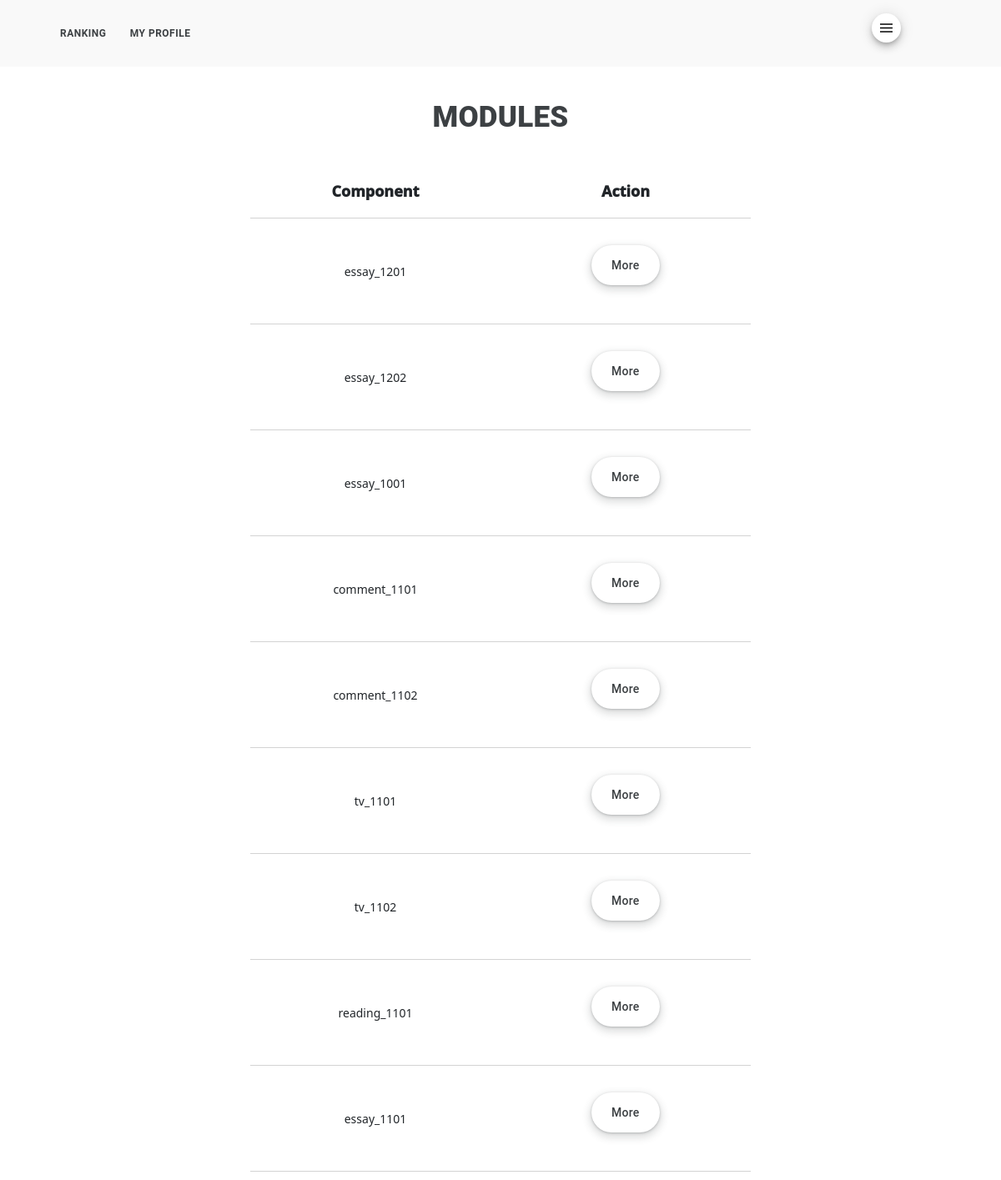
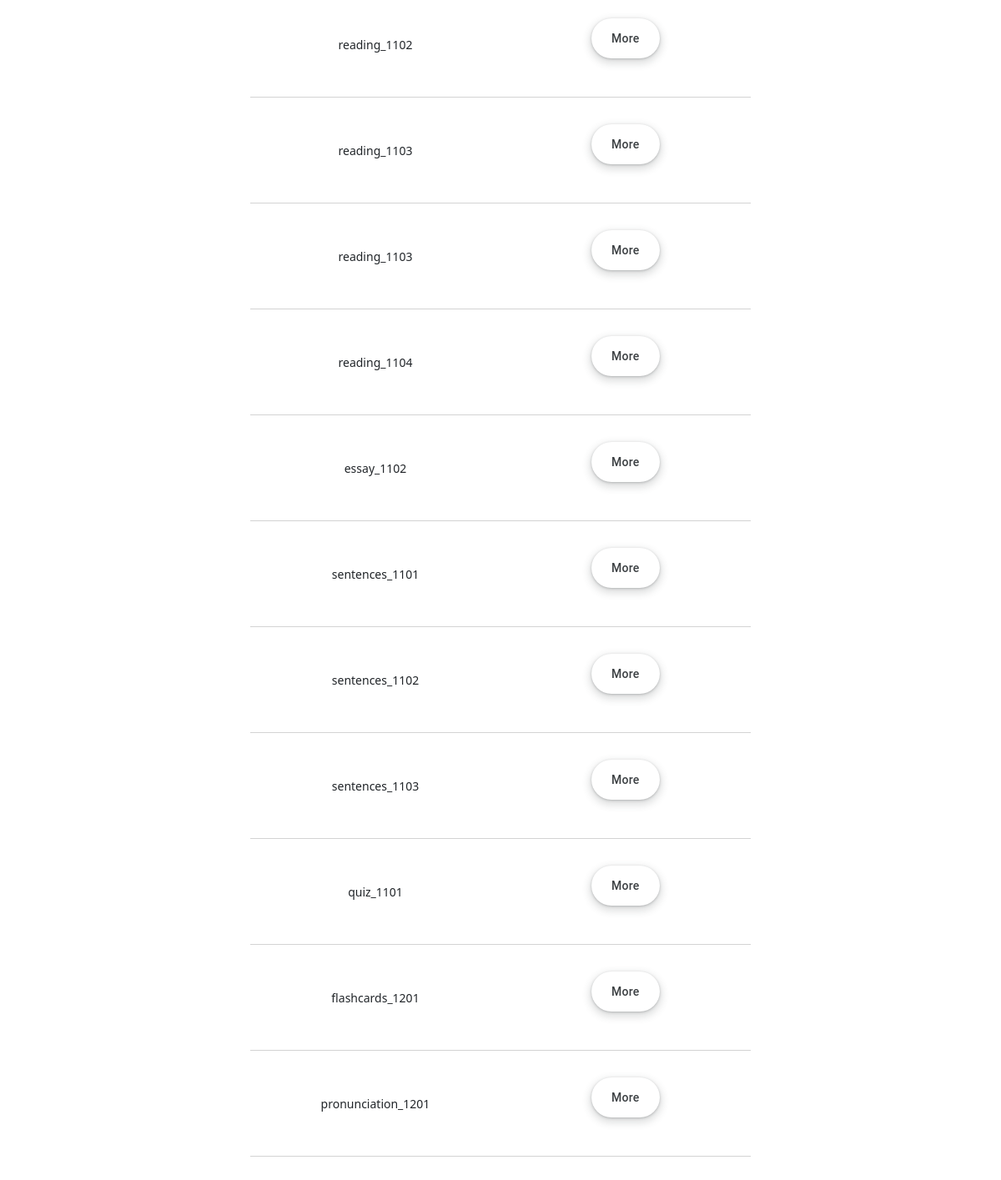
The app's page /display_modules.html (signed in) with its own data (2 pictures, top to bottom).
### nieszkolni_app/models.py (models this page shows)
class Module(models.Model):
    component_id = models.CharField(max_length=200, default="")
    component_type = models.CharField(max_length=200, default="")
    title = models.CharField(max_length=200, default="")
    content = models.TextField(default="")
    resources = models.TextField(default="")
    conditions = models.TextField(default="")
    reference = models.IntegerField(default=0)

### nieszkolni_app/views.py (the view, shortened to what this page needs)
# urls.py: path('display_modules.html', views.display_modules, name="display_modules"),
@staff_member_required
def display_modules(request):
    if request.user.is_authenticated:
        first_name = request.user.first_name
        last_name = request.user.last_name
        current_user = first_name + " " + last_name
        modules = CurriculumManager().display_modules()
        return render(request, "display_modules.html", {
            "modules": modules
            })

### nieszkolni_folder/audit_manager.py (called while the page is built)
    def check_if_clocked_in(self, clocking_user):
        with connection.cursor() as cursor:
            cursor.execute(f'''
                SELECT clock_out
                FROM nieszkolni_app_audit
                WHERE clocking_user = '{clocking_user}'
                AND entry_type = 'automatic'
                AND status = 'started'
                ORDER BY stamp DESC
                LIMIT 1
                ''')
            response = cursor.fetchone()
            if response is not None:
                if response[0] == 0:
                    status = True
                else:
                    status = False
            else:
                status = False
            return status

### nieszkolni_folder/context_processors.py (called while the page is built)
def sections_processor(request):
    if request.user.is_authenticated:
        first_name = request.user.first_name
        last_name = request.user.last_name
        current_user = first_name + " " + last_name
        if request.user.is_superuser:
            superuser_status = True
        else:
            superuser_status = False
        status = AuditManager().check_if_clocked_in(current_user)
        return {"status": status, "superuser_status": superuser_status}
    else:
        return {}

### nieszkolni_folder/curriculum_manager.py (called while the page is built)
    def display_modules(self):
        with connection.cursor() as cursor:
            cursor.execute(f'''
                SELECT
                component_id,
                component_type,
                title,
                content,
                resources,
                conditions,
                reference
                FROM nieszkolni_app_module
                ''')
            modules = cursor.fetchall()
            return modules

### nieszkolni_app/templates/display_modules.html (shortened to what this page needs)
{% extends 'base.html' %}
{% block 'content' %}
<h1>MODULES</h1>
<table>
		<tr class="font">
			<th>Component</th>
			<th>Action</th>
		</tr>
	{% for module in modules %}
		<tr class="font">
			<td>{{ module.0 }}</td>
			<td>
				<form action="{% url 'display_modules' %}"  method="POST">
					  <div class="flex-parent jc-center">
					    	<button type="submit" class="button_main" name="action_on_module" value="more">More</button>
					  </div>
				</form>
			</td>
		</tr>
	{% endfor %}
</table>
{% include 'footer.html' %}
{% endblock %}

### nieszkolni_app/static/styles.css (style rules this page uses)
body { height: 100%; margin: 0px; }
.button_main { align-items: center; appearance: none; background-color: #fff; border-radius: 24px; border-style: none; box-shadow: rgba(0, 0, 0, .2) 0 3px 5px -1px,rgba(0, 0, 0, .14) 0 6px 10px 0,rgba(0, 0, 0, .12) 0 1px 18px 0; box-sizing: border-box; color: #3c4043; cursor: pointer; display: inline-flex; fill: currentcolor; font-family: "Google Sans", Roboto, Arial, sans-serif; font-size: 14px; font-weight: 500; height: 48px; justify-content: center; letter-spacing: .25px; line-height: normal; margin: 1vw; max-width: 100%; overflow: visible; padding: 2px 24px; position: relative; text-align: center; text-decoration: none; text-transform: none; transition: box-shadow 280ms cubic-bezier(.4, 0, .2, 1),opacity 15ms linear 30ms,transform 270ms cubic-bezier(0, 0, .2, 1) 0ms; user-select: none; -webkit-user-select: none; touch-action: manipulation; width: auto; will-change: transform, opacity; z-index: 0; }
.button_main:not(:disabled) { box-shadow: rgba(60, 64, 67, .3) 0 1px 3px 0, rgba(60, 64, 67, .15) 0 4px 8px 3px; }
.flex-parent { display: flex; }
.jc-center { justify-content: center; }
h1 { color: #3c4043; font-family: "Google Sans", Roboto, Arial, sans-serif; font-size: 35px; font-weight: 1000; letter-spacing: .25px; margin-bottom: 35px; text-align: center; }
table { border-collapse: separate; border-bottom-color: rgba(255,255,255,1); border-spacing: 0px; font-size: 14px; font-weight: 300; height: 100px; margin-left: 25%; margin-right: 25%; margin-bottom: 1%; width:50%; table-layout: fixed; }
th { border-bottom: 1pt solid; border-bottom-color: #D3D3D3; font-size: 18px; font-weight: 1000; margin-bottom: 20px; padding: 20px 20px; text-align: center; vertical-align: middle; }
td { border-bottom: 1pt solid; border-bottom-color: #D3D3D3; margin-bottom: 20px; padding: 20px 20px; text-align: center; vertical-align: middle; }

### records on screen
Module: component "essay_1201"
Module: component "essay_1202"
Module: component "essay_1001"
Module: component "comment_1101"
Module: component "comment_1102"
Module: component "tv_1101"
Module: component "tv_1102"
Module: component "reading_1101"
Module: component "essay_1101"
Module: component "reading_1102"
Module: component "reading_1104"
Module: component "essay_1102"
Module: component "sentences_1101"
Module: component "sentences_1102"
Module: component "sentences_1103"
Module: component "quiz_1101"
Module: component "flashcards_1201"
Module: component "pronunciation_1201"

### other values on screen
{{ module.0 }} "reading_1103" "reading_1103"
